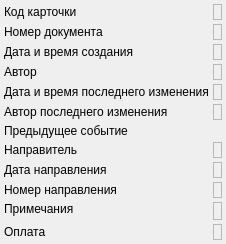
                  <widget class="QWidget" name="scrollAreaWidgetContents_13">
                   <property name="geometry">
                    <rect>
                     <x>0</x>
                     <y>0</y>
                     <width>205</width>
                     <height>236</height>
                    </rect>
                   </property>
                   <layout class="QGridLayout" name="gridLayout">
                    <property name="margin">
                     <number>4</number>
                    </property>
                    <property name="spacing">
                     <number>4</number>
                    </property>
                    <item row="7" column="0">
                     <widget class="QLabel" name="lblEventRelegateOrg">
                      <property name="text">
                       <string>Направитель</string>
                      </property>
                     </widget>
                    </item>
                    <item row="8" column="0">
                     <widget class="QLabel" name="lblEventSrcDate">
                      <property name="text">
                       <string>Дата направления</string>
                      </property>
                     </widget>
                    </item>
                    <item row="9" column="0">
                     <widget class="QLabel" name="lblEventSrcNumber">
                      <property name="text">
                       <string>Номер направления</string>
                      </property>
                     </widget>
                    </item>
                    <item row="8" column="1">
                     <widget class="QLabel" name="lblEventSrcDateValue">
                      <property name="frameShape">
                       <enum>QFrame::StyledPanel</enum>
                      </property>
                      <property name="frameShadow">
                       <enum>QFrame::Sunken</enum>
                      </property>
                      <property name="text">
                       <string/>
                      </property>
                      <property name="textInteractionFlags">
                       <set>Qt::LinksAccessibleByMouse|Qt::TextSelectableByMouse</set>
                      </property>
                     </widget>
                    </item>
                    <item row="7" column="1">
                     <widget class="QLabel" name="lblEventRelegateOrgValue">
                      <property name="frameShape">
                       <enum>QFrame::StyledPanel</enum>
                      </property>
                      <property name="frameShadow">
                       <enum>QFrame::Sunken</enum>
                      </property>
                      <property name="text">
                       <string/>
                      </property>
                      <property name="textInteractionFlags">
                       <set>Qt::LinksAccessibleByMouse|Qt::TextSelectableByMouse</set>
                      </property>
                     </widget>
                    </item>
                    <item row="9" column="1">
                     <widget class="QLabel" name="lblEventSrcNumberValue">
                      <property name="frameShape">
                       <enum>QFrame::StyledPanel</enum>
                      </property>
                      <property name="frameShadow">
                       <enum>QFrame::Sunken</enum>
                      </property>
                      <property name="text">
                       <string/>
                      </property>
                      <property name="textInteractionFlags">
                       <set>Qt::LinksAccessibleByMouse|Qt::TextSelectableByMouse</set>
                      </property>
                     </widget>
                    </item>
                    <item row="0" column="0">
                     <widget class="QLabel" name="lblEventId">
                      <property name="text">
                       <string>Код карточки</string>
                      </property>
                     </widget>
                    </item>
                    <item row="4" column="1">
                     <widget class="QLabel" name="lblEventModifyDateTimeValue">
                      <property name="frameShape">
                       <enum>QFrame::StyledPanel</enum>
                      </property>
                      <property name="frameShadow">
                       <enum>QFrame::Sunken</enum>
                      </property>
                      <property name="text">
                       <string/>
                      </property>
                      <property name="textInteractionFlags">
                       <set>Qt::LinksAccessibleByMouse|Qt::TextSelectableByMouse</set>
                      </property>
                     </widget>
                    </item>
                    <item row="1" column="0">
                     <widget class="QLabel" name="lblEventExternalId">
                      <property name="toolTip">
                       <string>Внешний идентификатор записи</string>
                      </property>
                      <property name="text">
                       <string>Номер документа</string>
                      </property>
                     </widget>
                    </item>
                    <item row="3" column="0">
                     <widget class="QLabel" name="lblEventCreatePerson">
                      <property name="text">
                       <string>Автор</string>
                      </property>
                     </widget>
                    </item>
                    <item row="3" column="1">
                     <widget class="QLabel" name="lblEventCreatePersonValue">
                      <property name="frameShape">
                       <enum>QFrame::StyledPanel</enum>
                      </property>
                      <property name="frameShadow">
                       <enum>QFrame::Sunken</enum>
                      </property>
                      <property name="text">
                       <string/>
                      </property>
                      <property name="textInteractionFlags">
                       <set>Qt::LinksAccessibleByMouse|Qt::TextSelectableByMouse</set>
                      </property>
                     </widget>
                    </item>
                    <item row="5" column="1">
                     <widget class="QLabel" name="lblEventModifyPersonValue">
                      <property name="frameShape">
                       <enum>QFrame::StyledPanel</enum>
                      </property>
                      <property name="frameShadow">
                       <enum>QFrame::Sunken</enum>
                      </property>
                      <property name="text">
                       <string/>
                      </property>
                      <property name="textInteractionFlags">
                       <set>Qt::LinksAccessibleByMouse|Qt::TextSelectableByMouse</set>
                      </property>
                     </widget>
                    </item>
                    <item row="2" column="1">
                     <widget class="QLabel" name="lblEventCreateDateTimeValue">
                      <property name="frameShape">
                       <enum>QFrame::StyledPanel</enum>
                      </property>
                      <property name="frameShadow">
                       <enum>QFrame::Sunken</enum>
                      </property>
                      <property name="text">
                       <string/>
                      </property>
                      <property name="textInteractionFlags">
                       <set>Qt::LinksAccessibleByMouse|Qt::TextSelectableByMouse</set>
                      </property>
                     </widget>
                    </item>
                    <item row="10" column="0">
                     <widget class="QLabel" name="lblEventNote">
                      <property name="sizePolicy">
                       <sizepolicy hsizetype="Fixed" vsizetype="Preferred">
                        <horstretch>0</horstretch>
                        <verstretch>0</verstretch>
                       </sizepolicy>
                      </property>
                      <property name="text">
                       <string>Примечания</string>
                      </property>
                      <property name="alignment">
                       <set>Qt::AlignLeading|Qt::AlignLeft|Qt::AlignVCenter</set>
                      </property>
                     </widget>
                    </item>
                    <item row="4" column="0">
                     <widget class="QLabel" name="lblEventModifyDateTime">
                      <property name="text">
                       <string>Дата и время последнего изменения</string>
                      </property>
                     </widget>
                    </item>
                    <item row="2" column="0">
                     <widget class="QLabel" name="lblEventCreateDateTime">
                      <property name="text">
                       <string>Дата и время создания</string>
                      </property>
                     </widget>
                    </item>
                    <item row="10" column="1" rowspan="3">
                     <widget class="QLabel" name="lblEventNoteValue">
                      <property name="frameShape">
                       <enum>QFrame::StyledPanel</enum>
                      </property>
                      <property name="frameShadow">
                       <enum>QFrame::Sunken</enum>
                      </property>
                      <property name="text">
                       <string/>
                      </property>
                      <property name="alignment">
                       <set>Qt::AlignLeading|Qt::AlignLeft|Qt::AlignTop</set>
                      </property>
                      <property name="textInteractionFlags">
                       <set>Qt::LinksAccessibleByMouse|Qt::TextSelectableByMouse</set>
                      </property>
                     </widget>
                    </item>
                    <item row="0" column="1">
                     <widget class="QLabel" name="lblEventIdValue">
                      <property name="frameShape">
                       <enum>QFrame::StyledPanel</enum>
                      </property>
                      <property name="frameShadow">
                       <enum>QFrame::Sunken</enum>
                      </property>
                      <property name="text">
                       <string/>
                      </property>
                      <property name="textInteractionFlags">
                       <set>Qt::LinksAccessibleByMouse|Qt::TextSelectableByMouse</set>
                      </property>
                     </widget>
                    </item>
                    <item row="5" column="0">
                     <widget class="QLabel" name="lblEventModifyPerson">
                      <property name="text">
                       <string>Автор последнего изменения</string>
                      </property>
                     </widget>
                    </item>
                    <item row="6" column="0">
                     <widget class="QLabel" name="lblPrevEvent">
                      <property name="text">
                       <string>Предыдущее событие</string>
                      </property>
                     </widget>
                    </item>
                    <item row="6" column="1">
                     <widget class="QLabel" name="lblPrevEventInfo">
                      <property name="text">
                       <string/>
                      </property>
                     </widget>
                    </item>
                    <item row="12" column="0">
                     <spacer name="verticalSpacer">
                      <property name="orientation">
                       <enum>Qt::Vertical</enum>
                      </property>
                      <property name="sizeHint" stdset="0">
                       <size>
                        <width>20</width>
                        <height>196</height>
                       </size>
                      </property>
                     </spacer>
                    </item>
                    <item row="1" column="1">
                     <widget class="QLabel" name="lblEventExternalIdValue">
                      <property name="frameShape">
                       <enum>QFrame::StyledPanel</enum>
                      </property>
                      <property name="frameShadow">
                       <enum>QFrame::Sunken</enum>
                      </property>
                      <property name="text">
                       <string/>
                      </property>
                      <property name="textInteractionFlags">
                       <set>Qt::LinksAccessibleByMouse|Qt::TextSelectableByMouse</set>
                      </property>
                     </widget>
                    </item>
                    <item row="14" column="1">
                     <widget class="QLabel" name="lblEventPayStatusValue">
                      <property name="frameShape">
                       <enum>QFrame::StyledPanel</enum>
                      </property>
                      <property name="frameShadow">
                       <enum>QFrame::Sunken</enum>
                      </property>
                      <property name="text">
                       <string/>
                      </property>
                      <property name="textInteractionFlags">
                       <set>Qt::LinksAccessibleByMouse|Qt::TextSelectableByMouse</set>
                      </property>
                     </widget>
                    </item>
                    <item row="14" column="0">
                     <widget class="QLabel" name="lblEventPayStatus">
                      <property name="sizePolicy">
                       <sizepolicy hsizetype="Fixed" vsizetype="Preferred">
                        <horstretch>0</horstretch>
                        <verstretch>0</verstretch>
                       </sizepolicy>
                      </property>
                      <property name="text">
                       <string>Оплата</string>
                      </property>
                     </widget>
                    </item>
                   </layout>
                  </widget>
